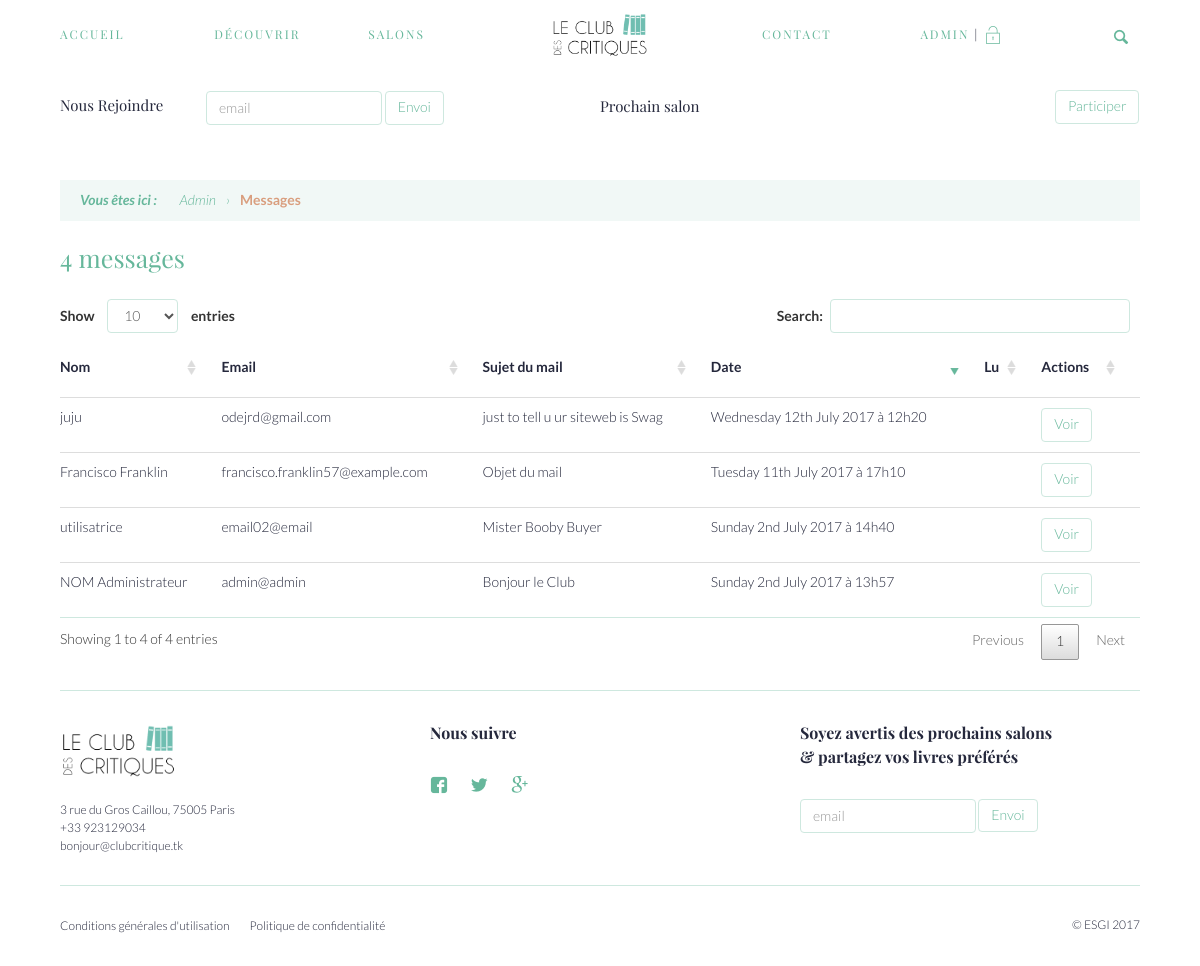
Screenshot of /admin/messages (signed in) with the database file from the repository.
### tables this page shows
CREATE TABLE `users` (
  `id` int(11) NOT NULL,
  `username` varchar(255) NOT NULL DEFAULT 'utilisateur',
  `email` varchar(255) NOT NULL,
  `password` varchar(255) NOT NULL,
  `description` varchar(255) NOT NULL,
  `picture` varchar(255) NOT NULL DEFAULT '/view/assets/img/no-preview.png',
  `isAdmin` int(11) NOT NULL DEFAULT '0'
);

CREATE TABLE `admin_messages` (
  `id` int(11) NOT NULL,
  `sender_id` int(11) NOT NULL,
  `sender_name` varchar(255) NOT NULL,
  `sender_email` varchar(255) NOT NULL,
  `topic` varchar(255) NOT NULL,
  `msg_content` longtext NOT NULL,
  `unread` int(11) NOT NULL,
  `timestamp` timestamp NOT NULL DEFAULT CURRENT_TIMESTAMP
);

CREATE TABLE `custom_items` (
  `id` int(11) NOT NULL,
  `name` varchar(255) NOT NULL,
  `content` longtext NOT NULL,
  `is_footer_link` int(11) NOT NULL,
  `is_draft` int(11) NOT NULL
);

### model/autoloader.php (called while the page is built)
<?php
spl_autoload_register(function ($class) {
  if(file_exists( $_SERVER['DOCUMENT_ROOT'] . '/controller/facebook/' . $class . '.php')){
      return require( $_SERVER['DOCUMENT_ROOT'] . '/controller/facebook/' . $class . '.php');
  }else if(file_exists( $_SERVER['DOCUMENT_ROOT'] . '/model/facebook/' . $class . '.php')){
      return require( $_SERVER['DOCUMENT_ROOT'] . '/model/facebook/' . $class . '.php');
  }else if(file_exists( $_SERVER['DOCUMENT_ROOT'] . '/controller/' . $class . '.php')){
      return require( $_SERVER['DOCUMENT_ROOT'] . '/controller/' . $class . '.php');
  }else if(file_exists( $_SERVER['DOCUMENT_ROOT'] . '/model/' . $class . '.php')){
      return require( $_SERVER['DOCUMENT_ROOT'] . '/model/' . $class . '.php');
  }else if(file_exists( $_SERVER['DOCUMENT_ROOT'] . '/config/' . $class . '.php')){
      return require( $_SERVER['DOCUMENT_ROOT'] . '/config/' . $class . '.php');
  }
});

### model/Database.php (called while the page is built, shortened)
<?php
class Database{
  protected $db;
  public function __construct(){
    if(!$this->db){
      $this->db = new PDO('mysql:host='.DB_CONFIG::DB_HOST.';dbname='.DB_CONFIG::DB_NAME.'', DB_CONFIG::DB_UN, DB_CONFIG::DB_PWD);
      $this->db->setAttribute(PDO::ATTR_ERRMODE, PDO::ERRMODE_EXCEPTION);
    };
  }
  public function getPreparedStatement($action, $table, $data){
    if($action === "save"){
      $query = "INSERT INTO ";
      $query .= $table . " (";
      $i = 0; $count = count($data) - 1;
      for($u = 0; $u < 2; $u++){
        foreach ($data as $columnName => $value) {
          if($i !== 0 && $i !== $count+1){
            $query .= ", ";
          }
          if($u === 1){
            if($i === $count+1){
              $query .= ") VALUES (";
            }
            $query .= $columnName;
            if($i === ($count * 2)+1 ){
              $query .= ")";
            }
          }else{
            $query .= ltrim($columnName, ':');
          }
          $i++;
        }
      }
    }
    else if($action === "get"){
      $query = "SELECT * FROM ";
      $query .= $table . " WHERE ";
      $i = 0;
      foreach ($data as $columnName => $value) {
        if($i !== 0){
          $query .= " AND ";
        }
        $query .= ltrim($columnName, ':')." = ".$columnName;
        $i++;
      }
    }
    return $this->db->prepare($query);
  }
  public function get($table, $data){
    $this->sql = SELF::getPreparedStatement("get", $table, $data);
    $this->sql->execute($data);
    return $this->sql->fetch(PDO::FETCH_ASSOC);
  }
  public function getAllWhere($table, $data){
    $this->sql = SELF::getPreparedStatement("get", $table, $data);
    $this->sql->execute($data);
    return $this->sql->fetchAll(PDO::FETCH_ASSOC);
  }
  public function getCustomAll($req){
    $this->sql = $this->db->prepare($req);
    $this->sql->execute();
    return $this->sql->fetchAll(PDO::FETCH_ASSOC);
  }
  public function getCustom($req){
    $this->sql = $this->db->prepare($req);
    $this->sql->execute();
    return $this->sql->fetch(PDO::FETCH_ASSOC);
  }
}

### controller/User.php (called while the page is built, shortened)
<?php
class User{
  protected $db;
  public function __construct(){
    if(!$this->db){
      $this->db = new Database();
    }
  }
  public function getAllAdminEmails(){
    $request = "
      SELECT * FROM admin_messages ORDER BY admin_messages.timestamp DESC";
    return $this->db->getCustomAll($request);
  }
  public function get($id){
    return $this->db->get("users", [ ":id" => $id ]);
  }
}

### controller/Salons.php (called while the page is built, shortened)
<?php
class Salons{
  protected $db;
  public function __construct(){
    if(!$this->db){
      $this->db = new Database();
    }
  }
  public function getNextSalon(){
    $req1 = $this->db->getCustom("SELECT salons.* FROM salons WHERE running = 1");
    if($req1){
      return $req1;
    }else{
      return $this->db->getCustom("
        SELECT * FROM salons
        WHERE salons.date > NOW()
          AND work_isdeleted = 0
        ORDER BY salons.date ASC");
    }
  }
}

### controller/Page.php (called while the page is built, shortened)
<?php
class Page{
  protected $db;
  public function __construct(){
    if(!$this->db){
      $this->db = new Database();
    }
  }
  public function getOne($id){
    return $this->db->get("custom_items", [':id' => $id]);
  }
  public function getPages(){
    return $this->db->getAllWhere("custom_items", [':is_footer_link' => 1, ':is_draft' => 0]);
  }
}

### view/layout/admin/messages/list.php (the view, shortened to what this page needs)
<div class="row">
  <div class="col-sm-8">
    <h1 class="intermediate_title">
      <?= $allMessagesCount; ?> message<?= ($allMessagesCount > 1) ? 's' : ''; ?>
    </h1>
  </div>
</div>
<div class="table-responsive">
  <table class="table data-table">
    <thead>
      <tr>
        <th>
          Nom
        </th>
        <th>
          Email
        </th>
        <th>
          Sujet du mail
        </th>
        <th>
          Date
        </th>
        <th>
          Lu
        </th>
        <th>
          Actions
        </th>
      </tr>
    </thead>
    <tbody>
    <?php
      foreach ($allMessages as $key => $msg) {
    ?>
      <tr>
        <td>
          <?= isset($msg['sender_name']) ? $msg['sender_name'] : ''; ?>
        </td>
        <td>
          <?= isset($msg['sender_email']) ? $msg['sender_email'] : ''; ?>
        </td>
        <td>
          <?= isset($msg['topic']) ? $msg['topic'] : ''; ?>
        </td>
        <td>
          <?= isset($msg['timestamp']) ? '<span style="display: none;">'.strtotime($msg['timestamp']).'</span>'.date( 'l jS F Y \à H\hi', strtotime( $msg['timestamp'] )) : ''; ?>
        </td>
        <td>
        </td>
        <td>
          <a href="<?= $root; ?>/admin/messages/<?= isset($msg['id']) ? $msg['id'] : ''; ?>" class="btn btn-primary">Voir</a>
        </td>
      </tr>
    <?php
      }
    ?>
    </tbody>
  </table>
</div>

### view/layout/includes/nav.php (shortened to what this page needs)
<nav id="main-nav" class="nav">
    <div class="col-md-2 nav_center">
        <a href="<?= $root; ?>/home"><img src="<?= $root; ?>/view/assets/img/logo.png" /></a>
    </div>
    <div class="responsiveListLinks row">
        <div class="col-md-5 col-sm-12 nav_left">
            <ul class="row">
                <li class="col-md-4 col-sm-12">
                    <a href="<?= $root; ?>/home" <?= (!isset($_GET['cat']) && $_GET["p"] === "home") ? 'class="active"' : ''; ?>>Accueil</a>
                </li>
                <li class="col-md-4 col-sm-12">
                    <a href="<?= $root; ?>/discover" <?= (!isset($_GET['cat']) && $_GET["p"] === "discover") ? 'class="active"' : ''; ?>>Découvrir</a>
                </li>
                <li class="col-md-4 col-sm-12">
                    <a href="<?= $root; ?>/salons" <?= (!isset($_GET['cat']) && $_GET["p"] === "salons") ? 'class="active"' : ''; ?>>Salons</a>
                </li>
            </ul>
        </div>
        <div class="col-md-5 col-sm-12 nav_right col-md-offset-2">
            <ul class="row">
                <li class="col-md-4 col-sm-12">
                    <a href="<?= $root; ?>/contact" <?= (!isset($_GET['cat']) && $_GET["p"] === "contact") ? 'class="active"' : ''; ?>>Contact</a>
                </li>
                <li class="col-md-6 col-sm-12 dropdown align-center">
                <?php
                    if(!isset($_SESSION['loggedin'])){
                ?>
                    <a href="<?= $root.'/login'?>" <?= ($_GET["p"] === "login") ? 'class="active"' : ''; ?>>Compte</a>
                <?php
                    }else{
                ?>
                    <a href="<?= $root.'/user/'.$curr_user['id']; ?>" <?= ($_GET["p"] === "user" && $_GET['id'] === $curr_user['id']) ? 'class="active"' : ''; ?>> <?= $curr_user['username']; ?></a>
                    | <a href="<?= $root; ?>/processes/logout" class="logout icon-locker-streamline-unlock"></a>
                <?php
                    }
                ?>
                </li>
            </ul>
        </div>
    </div>
    <a href="#" id="searchbar" class="<?= (isset($_GET['p']) && $_GET['p'] === 'search') ? 'icon-x' : 'icon-search'; ?>"></a>
</nav>
<nav id="secondary-nav" class="nav">
    <div class="nav_left">
        <h2 class="small_title">Nous Rejoindre</h2>
        <form class="form-inline" action="<?= $root; ?>/processes/newuser" method="post">
            <input class="form-control" name="email" type="text" placeholder="email">
            <button type="submit" class="btn btn-primary sm">Envoi</button>
        </form>
    </div>
    <div class="nav_right">
        <h2 class="small_title">Prochain salon</h2>
            <?php
                $nextSalon = $salons->getNextSalon();
                ?>
        <a class="btn btn-primary" href="<?= $root; ?>/salons/<?= $nextSalon['id']; ?>">Participer</a>
    </div>
</nav>

### view/layout/includes/footer.php
<footer class="footer">
  <div class="top">
    <div class="row">
      <div class="col-md-4 col-sm-12 identity">
        <img src="<?= $root; ?>/view/assets/img/logo.png">
        <?php $footer = $pages->getOne(4); ?>
        <?= ($footer['content']) ? html_entity_decode($footer['content']) : ''?>
      </div>
      <div class="col-md-4 col-sm-12 follow">
        <h4 class="footer_title">Nous suivre</h4>
        <?php $footer = $pages->getOne(3); ?>
        <?= ($footer['content']) ? html_entity_decode($footer['content']) : ''?>
      </div>
      <div class="col-md-4 col-sm-12 newsletter">
        <h4 class="footer_title">Soyez avertis des prochains salons <br>&amp; partagez vos livres préférés</h4>
        <form class="form-inline" action="<?= $root; ?>/processes/newuser" method="post">
            <input class="form-control" type="text" name="email" placeholder="email">
            <button type="submit" class="btn btn-primary sm">Envoi</button>
        </form>
      </div>
    </div>
  </div>
  <nav class="bottom">
    <div class="row">
      <ul class="col-md-8 col-sm-12">
        <?php
          $footer_links = $pages->getPages();
          foreach ($footer_links as $key => $link) {
            echo '<li><a href="'.$root.'/page/'.$link['id'].'">'.$link['name'].'</a></li>';
          }
        ?>
      </ul>
      <div class="col-md-4 col-sm-12">
        &copy; ESGI 2017
      </div>
    </div>
  </nav>
</footer>
</body>
</html>

### rows the page displays
users: username "ADMIN"
admin_messages: sender_name "juju", sender_email "odejrd@gmail.com", topic "just to tell u ur siteweb is Swag", timestamp "Wednesday 12th July 2017 à 12h20"
admin_messages: sender_name "Francisco Franklin", sender_email "francisco.franklin57@example.com", topic "Objet du mail", timestamp "Tuesday 11th July 2017 à 17h10"
admin_messages: sender_name "utilisatrice", sender_email "email02@email", topic "Mister Booby Buyer", timestamp "Sunday 2nd July 2017 à 14h40"
admin_messages: sender_name "NOM Administrateur", sender_email "admin@admin", topic "Bonjour le Club", timestamp "Sunday 2nd July 2017 à 13h57"
custom_items: content "3 rue du Gros Caillou, 75005 Paris +33 923129034 bonjour@clubcritique.tk"
custom_items: name "Conditions générales d'utilisation"
custom_items: name "Politique de confidentialité"

### other values shown
$pag "Admin"
$pag "Messages"
$allMessagesCount "4"
